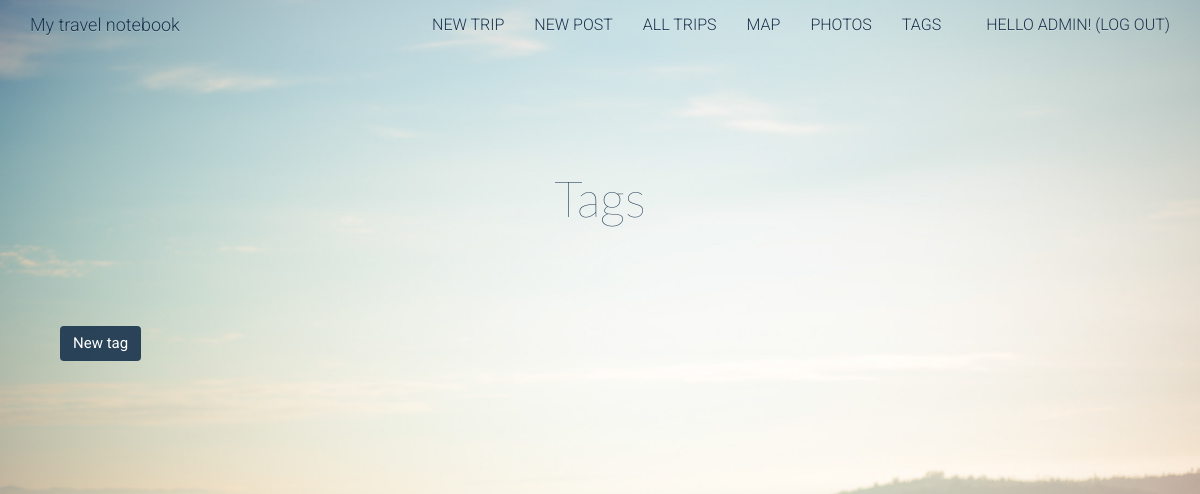
The app's page /tags/ (signed in), older data.
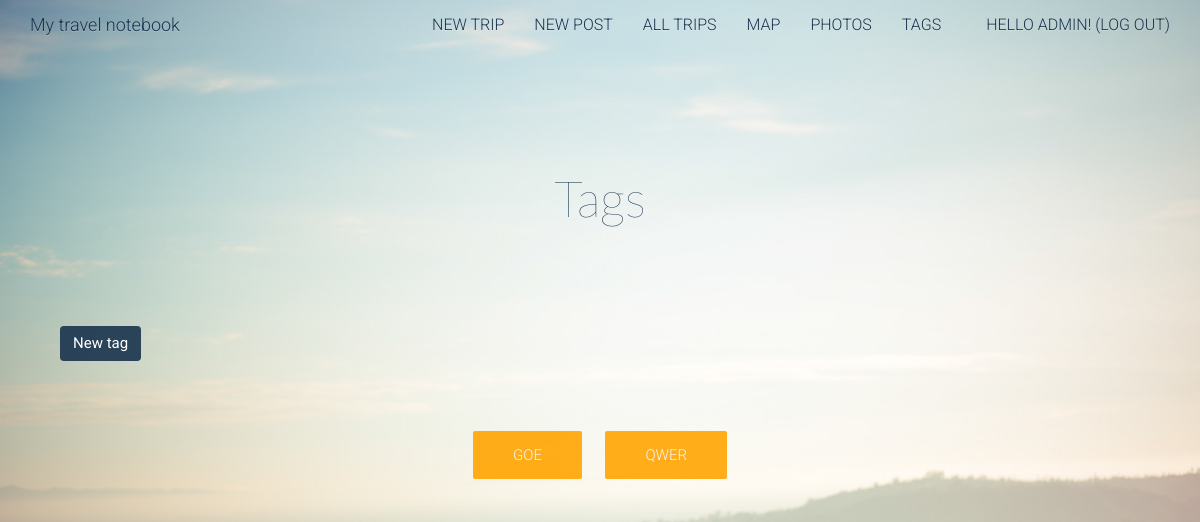
The same page, newer data.
### main/models.py (models this page shows, shortened)
class Tag(models.Model):
    value = models.SlugField(max_length=20)
    owner = models.ForeignKey(User, null=True, blank=True)

### main/views.py (the view)
# urls.py: url(r'^tags/$', views.tags_show, name='tags_show'),
@login_required
def tags_show(request):
    tags = Tag.objects.filter(owner=request.user).order_by('value')
    return render(request, 'main/tags_show.html', {'tags': tags})

### main/templates/main/tags_show.html (shortened to what this page needs)
{% extends "main/base.html" %}
{% block content %}
<div>
  <h1>Tags</h1>
</div>
<div>
	<button type="button" class="btn btn-tag"> <a href="{% url 'main:tag_new' %}">New tag</a></button>
</div>
<div class='tags-container'>
	<div>
		<ul class="tags">
			{% for tag in tags %}
			    <li class="tag-in-list"><a class="big-tag" href="{% url 'main:tag_detail' tag.value %}">{{ tag.value }}</a></li>
			{% endfor %}
		</ul>
	</div>
</div>
{% endblock %}

Row changes from the older to the newer data that the page shows:
added Tag: value "GOE"
added Tag: value "QWER"
